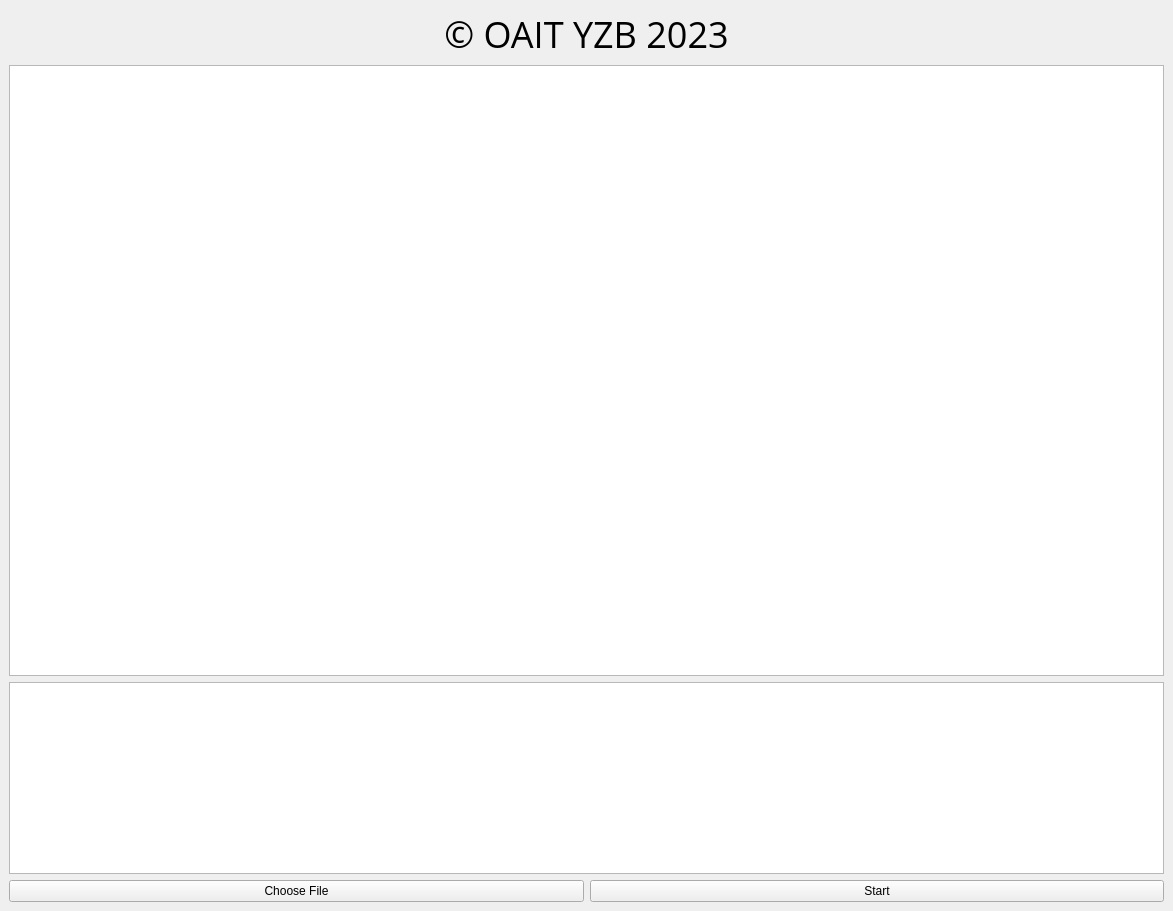
<?xml version="1.0" encoding="UTF-8"?>
<ui version="4.0">
 <class>MainWindow</class>
 <widget class="QMainWindow" name="MainWindow">
  <property name="enabled">
   <bool>true</bool>
  </property>
  <property name="geometry">
   <rect>
    <x>0</x>
    <y>0</y>
    <width>1173</width>
    <height>911</height>
   </rect>
  </property>
  <property name="windowTitle">
   <string>MainWindow</string>
  </property>
  <property name="styleSheet">
   <string notr="true"/>
  </property>
  <property name="animated">
   <bool>true</bool>
  </property>
  <property name="tabShape">
   <enum>QTabWidget::Rounded</enum>
  </property>
  <widget class="QWidget" name="centralwidget">
   <layout class="QGridLayout" name="gridLayout">
    <item row="0" column="0">
     <layout class="QVBoxLayout" name="verticalLayout_14">
      <item>
       <layout class="QHBoxLayout" name="horizontalLayout_12">
        <item>
         <widget class="QLabel" name="label_4">
          <property name="sizePolicy">
           <sizepolicy hsizetype="Expanding" vsizetype="Preferred">
            <horstretch>0</horstretch>
            <verstretch>0</verstretch>
           </sizepolicy>
          </property>
          <property name="font">
           <font>
            <family>Open Sans</family>
            <pointsize>27</pointsize>
           </font>
          </property>
          <property name="text">
           <string>© OAIT YZB 2023</string>
          </property>
          <property name="alignment">
           <set>Qt::AlignCenter</set>
          </property>
         </widget>
        </item>
       </layout>
      </item>
     </layout>
    </item>
    <item row="1" column="0">
     <layout class="QVBoxLayout" name="verticalLayout_3">
      <item>
       <widget class="QTextEdit" name="textEdit_9">
        <property name="font">
         <font>
          <pointsize>9</pointsize>
         </font>
        </property>
       </widget>
      </item>
     </layout>
    </item>
    <item row="2" column="0">
     <layout class="QVBoxLayout" name="verticalLayout_4">
      <property name="sizeConstraint">
       <enum>QLayout::SetDefaultConstraint</enum>
      </property>
      <item>
       <widget class="QTextEdit" name="textEdit_2">
        <property name="sizePolicy">
         <sizepolicy hsizetype="Expanding" vsizetype="Preferred">
          <horstretch>0</horstretch>
          <verstretch>0</verstretch>
         </sizepolicy>
        </property>
       </widget>
      </item>
     </layout>
    </item>
    <item row="3" column="0">
     <layout class="QHBoxLayout" name="horizontalLayout_5">
      <item>
       <widget class="QPushButton" name="pushButton_9">
        <property name="sizePolicy">
         <sizepolicy hsizetype="Expanding" vsizetype="Fixed">
          <horstretch>0</horstretch>
          <verstretch>0</verstretch>
         </sizepolicy>
        </property>
        <property name="text">
         <string>Choose File</string>
        </property>
       </widget>
      </item>
      <item>
       <widget class="QPushButton" name="pushButton_10">
        <property name="sizePolicy">
         <sizepolicy hsizetype="Expanding" vsizetype="Fixed">
          <horstretch>0</horstretch>
          <verstretch>0</verstretch>
         </sizepolicy>
        </property>
        <property name="text">
         <string>Start</string>
        </property>
       </widget>
      </item>
     </layout>
    </item>
   </layout>
  </widget>
 </widget>
 <resources/>
 <connections/>
</ui>
